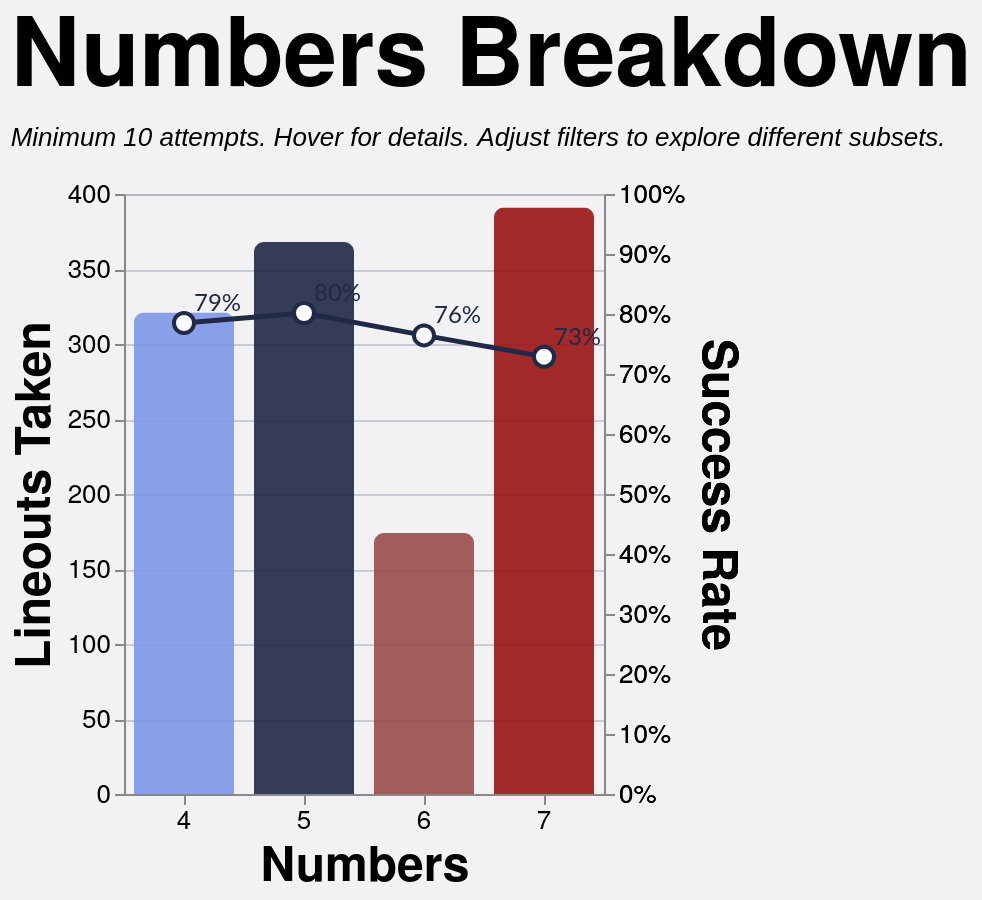

This figure's Vega-Lite source:
### Vega-Lite specification from a JSON file in a GitHub repository (floating-point values rounded to 4 significant figures; data arrays with more than 128 entries replaced by an {"elided": "..."} marker saying what was removed)
{"config": {"axis": {"labelFont": "PT Sans Narrow, Helvetica Neue, Helvetica, Arial, sans-serif", "titleFont": "PT Sans Narrow, Helvetica Neue, Helvetica, Arial, sans-serif", "labelFontSize": 13, "titleFontSize": 24, "gridColor": "#202947", "gridOpacity": 0.2}, "text": {"font": "Lato, sans-serif"}, "bar": {"cornerRadiusEnd": 5}, "header": {"labelFont": "PT Sans Narrow, Helvetica Neue, Helvetica, Arial, sans-serif", "titleFont": "PT Sans Narrow, Helvetica Neue, Helvetica, Arial, sans-serif", "labelFontSize": 24, "titleFontSize": 28, "labelFontWeight": "bold", "orient": "left"}, "legend": {"labelFont": "PT Sans Narrow, Helvetica Neue, Helvetica, Arial, sans-serif", "titleFont": "PT Sans Narrow, Helvetica Neue, Helvetica, Arial, sans-serif", "labelFontSize": 14, "titleFontSize": 16, "titlePadding": 5, "fillColor": "white", "strokeColor": "black", "padding": 10, "titleFontWeight": "lighter", "titleFontStyle": "italic", "titleColor": "gray", "offset": 10}, "title": {"font": "PT Sans Narrow, Helvetica Neue, Helvetica, Arial, sans-serif", "fontSize": 48, "fontWeight": "bold", "anchor": "start", "align": "center", "titlePadding": 20, "subtitlePadding": 10, "subtitleFontSize": 13, "subtitleColor": "", "subtitleFontStyle": "italic", "offset": 15, "color": "black"}, "axisX": {"labelAngle": 0}, "facet": {"title": null, "header": null, "align": {"row": "each", "column": "each"}}, "resolve": {"scale": {"y": "independent", "facet": "independent"}}, "background": "#f2f1f4", "scale": {"offsetBandPaddingOuter": 0.2, "offsetBandPaddingInner": 0.1}}, "layer": [{"mark": {"type": "bar", "opacity": 0.9, "size": 50}, "encoding": {"color": {"field": "numbers", "legend": null, "scale": {"domain": ["4", "5", "6", "7"], "range": ["#7d96e8", "#202946", "#994C4C", "#991515"]}, "type": "nominal"}, "stroke": {"value": "transparent"}, "tooltip": [{"field": "numbers_display", "title": "Numbers", "type": "nominal"}, {"field": "attempts", "format": ",.0f", "title": "Attempts", "type": "quantitative"}, {"field": "won", "format": ",.0f", "title": "Won", "type": "quantitative"}, {"field": "success_rate", "format": ".1%", "title": "Success Rate", "type": "quantitative"}], "x": {"axis": {"labelAngle": 0}, "field": "numbers", "sort": ["4", "5", "6", "7"], "title": "Numbers", "type": "nominal"}, "y": {"field": "attempts", "title": "Lineouts Taken", "type": "quantitative"}}, "transform": [{"filter": "(loSquad == 'All' || datum.squad == loSquad) && (loSeason == 'All' || datum.season == loSeason) && (loGameType == 'All' || (loGameType == 'League + Cup' && (datum.game_type == 'League' || datum.game_type == 'Cup')) || (loGameType == 'League only' && datum.game_type == 'League') || datum.game_type == loGameType) && (loThrower == 'All' || datum.thrower == loThrower) && (loJumper == 'All' || datum.jumper == loJumper) && (loArea == 'All' || datum.area == loArea) && (loNumbers == 'All' || datum.numbers == loNumbers)"}, {"aggregate": [{"op": "count", "as": "attempts"}, {"op": "sum", "field": "won", "as": "won"}], "groupby": ["numbers"]}, {"filter": "datum.attempts >= 10"}, {"calculate": "datum.won / datum.attempts", "as": "success_rate"}, {"calculate": "datum.numbers + '-man'", "as": "numbers_display"}]}, {"mark": {"type": "line", "point": {"fill": "white", "filled": false, "size": 100, "stroke": "#202946"}, "stroke": "#202946", "strokeWidth": 2.5}, "encoding": {"tooltip": [{"field": "numbers_display", "title": "Numbers", "type": "nominal"}, {"field": "attempts", "format": ",.0f", "title": "Attempts", "type": "quantitative"}, {"field": "won", "format": ",.0f", "title": "Won", "type": "quantitative"}, {"field": "success_rate", "format": ".1%", "title": "Success Rate", "type": "quantitative"}], "x": {"axis": {"labelAngle": 0}, "field": "numbers", "sort": ["4", "5", "6", "7"], "title": "Numbers", "type": "nominal"}, "y": {"axis": {"format": "%"}, "field": "success_rate", "scale": {"domain": [0, 1]}, "title": "Success Rate", "type": "quantitative"}}, "transform": [{"filter": "(loSquad == 'All' || datum.squad == loSquad) && (loSeason == 'All' || datum.season == loSeason) && (loGameType == 'All' || (loGameType == 'League + Cup' && (datum.game_type == 'League' || datum.game_type == 'Cup')) || (loGameType == 'League only' && datum.game_type == 'League') || datum.game_type == loGameType) && (loThrower == 'All' || datum.thrower == loThrower) && (loJumper == 'All' || datum.jumper == loJumper) && (loArea == 'All' || datum.area == loArea) && (loNumbers == 'All' || datum.numbers == loNumbers)"}, {"aggregate": [{"op": "count", "as": "attempts"}, {"op": "sum", "field": "won", "as": "won"}], "groupby": ["numbers"]}, {"filter": "datum.attempts >= 10"}, {"calculate": "datum.won / datum.attempts", "as": "success_rate"}, {"calculate": "datum.numbers + '-man'", "as": "numbers_display"}]}, {"mark": {"type": "text", "align": "left", "baseline": "middle", "color": "#202946", "dx": 5, "dy": -10, "fontSize": 12}, "encoding": {"text": {"field": "success_rate", "format": ".0%", "type": "quantitative"}, "x": {"axis": {"labelAngle": 0}, "field": "numbers", "sort": ["4", "5", "6", "7"], "title": "Numbers", "type": "nominal"}, "y": {"axis": {"format": "%"}, "field": "success_rate", "scale": {"domain": [0, 1]}, "title": "Success Rate", "type": "quantitative"}}, "transform": [{"filter": "(loSquad == 'All' || datum.squad == loSquad) && (loSeason == 'All' || datum.season == loSeason) && (loGameType == 'All' || (loGameType == 'League + Cup' && (datum.game_type == 'League' || datum.game_type == 'Cup')) || (loGameType == 'League only' && datum.game_type == 'League') || datum.game_type == loGameType) && (loThrower == 'All' || datum.thrower == loThrower) && (loJumper == 'All' || datum.jumper == loJumper) && (loArea == 'All' || datum.area == loArea) && (loNumbers == 'All' || datum.numbers == loNumbers)"}, {"aggregate": [{"op": "count", "as": "attempts"}, {"op": "sum", "field": "won", "as": "won"}], "groupby": ["numbers"]}, {"filter": "datum.attempts >= 10"}, {"calculate": "datum.won / datum.attempts", "as": "success_rate"}, {"calculate": "datum.numbers + '-man'", "as": "numbers_display"}]}], "data": {"name": "data-cf4de7f0020e91f04208de3fdd3ebf7e"}, "height": 300, "params": [{"name": "loSquad", "value": "All"}, {"name": "loSeason", "value": "All"}, {"name": "loGameType", "value": "All"}, {"name": "loThrower", "value": "All"}, {"name": "loJumper", "value": "All"}, {"name": "loArea", "value": "All"}, {"name": "loNumbers", "value": "All"}], "resolve": {"scale": {"y": "independent"}}, "title": {"text": "Numbers Breakdown", "subtitle": "Minimum 10 attempts. Hover for details. Adjust filters to explore different subsets."}, "width": {"step": 60}, "$schema": "https://vega.github.io/schema/vega-lite/v5.20.1.json", "datasets": {"data-cf4de7f0020e91f04208de3fdd3ebf7e": {"elided": "1254 records"}}}
